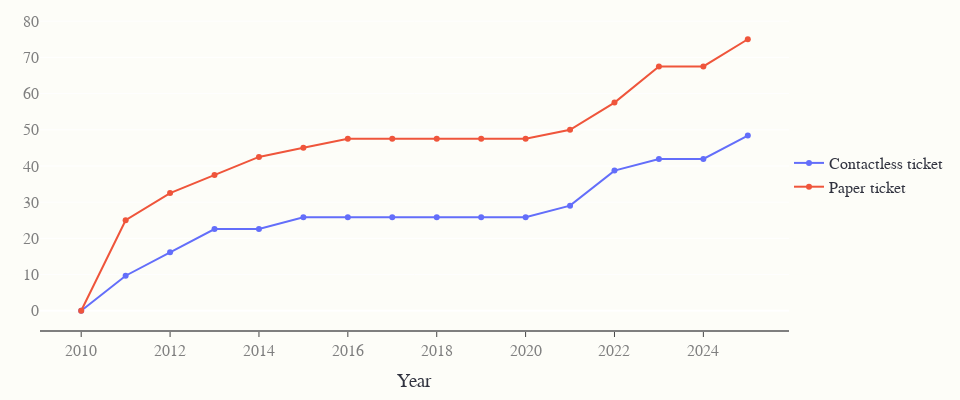

The notebook cell this image was saved under:
### Markdown cell above
## Tube Fares

### Code cell
fig = go.Figure()
# TRACES
fig.add_trace(create_trace(x=tflFares['year'][10:], y=normalise_series_to_first_value(tflFares["Single_Z1_to_Z4_Oyster_Peak"][10:]) * 100 - 100, label="Contactless ticket"))
fig.add_trace(create_trace(x=tflFares['year'][10:], y=normalise_series_to_first_value(tflFares["Single_Z1_to_Z4_Cash"][10:]) * 100 - 100, label="Paper ticket"))
# fig.add_trace(create_trace(x=tflFares['year'][10:], y=normalise_single_series_to_100(tflFares["singleZ1to4OysterPeak"][10:]), label="Contactless ticket"))
# fig.add_trace(create_trace(x=tflFares['year'][10:], y=normalise_single_series_to_100(tflFares["singleZ1to4Cash"][10:]), label="Paper ticket"))
# LAYOUT
layout = create_layout(title="Normalised TfL Tube Fares <br><sup>Zone 1-4 travel during peak hours</sup>")
fig.update_layout(layout)

fig.show()

### Figure 1 — Plotly figure (JSON) as saved in the notebook; plotly's stock layout.template omitted (floating-point values rounded to 4 significant figures)
{"data": [{"mode": "lines+markers", "name": "Contactless ticket", "type": "scatter", "x": [2010, 2011, 2012, 2013, 2014, 2015, 2016, 2017, 2018, 2019, 2020, 2021, 2022, 2023, 2024, 2025], "y": [0.0, 9.677, 16.13, 22.58, 22.58, 25.81, 25.81, 25.81, 25.81, 25.81, 25.81, 29.03, 38.71, 41.94, 41.94, 48.39]}, {"mode": "lines+markers", "name": "Paper ticket", "type": "scatter", "x": [2010, 2011, 2012, 2013, 2014, 2015, 2016, 2017, 2018, 2019, 2020, 2021, 2022, 2023, 2024, 2025], "y": [0.0, 25.0, 32.5, 37.5, 42.5, 45.0, 47.5, 47.5, 47.5, 47.5, 47.5, 50.0, 57.5, 67.5, 67.5, 75.0]}], "layout": {"font": {"color": "#31333F", "family": "sans-serif", "size": 16}, "height": 400, "legend": {"x": 1, "y": 0.5}, "margin": {"b": 40, "l": 40, "r": 20, "t": 20}, "paper_bgcolor": "#fdfdf8", "plot_bgcolor": "#fdfdf8", "showlegend": true, "width": 960, "xaxis": {"linecolor": "#7f7f7f", "linewidth": 2, "showgrid": false, "tickfont": {"color": "#7f7f7f"}, "ticks": "outside", "title": {"text": "Year"}}, "yaxis": {"tickfont": {"color": "#7f7f7f"}}}}
